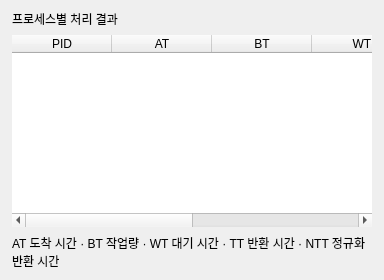
           <widget class="QFrame" name="result_card">
            <property name="role" stdset="0">
             <string>card</string>
            </property>
            <property name="frameShape">
             <enum>QFrame::NoFrame</enum>
            </property>
            <layout class="QVBoxLayout" name="result_layout">
             <property name="leftMargin">
              <number>12</number>
             </property>
             <property name="topMargin">
              <number>10</number>
             </property>
             <property name="rightMargin">
              <number>12</number>
             </property>
             <property name="bottomMargin">
              <number>10</number>
             </property>
             <property name="spacing">
              <number>7</number>
             </property>
             <item>
              <widget class="QLabel" name="lb_result">
               <property name="role" stdset="0">
                <string>section_title</string>
               </property>
               <property name="text">
                <string>프로세스별 처리 결과</string>
               </property>
              </widget>
             </item>
             <item>
              <widget class="QTableWidget" name="tw_result">
               <property name="sizePolicy">
                <sizepolicy hsizetype="Expanding" vsizetype="Expanding">
                 <horstretch>0</horstretch>
                 <verstretch>0</verstretch>
                </sizepolicy>
               </property>
               <property name="frameShape">
                <enum>QFrame::NoFrame</enum>
               </property>
               <property name="showGrid">
                <bool>false</bool>
               </property>
               <property name="alternatingRowColors">
                <bool>true</bool>
               </property>
               <property name="wordWrap">
                <bool>false</bool>
               </property>
               <property name="selectionBehavior">
                <enum>QAbstractItemView::SelectRows</enum>
               </property>
               <property name="selectionMode">
                <enum>QAbstractItemView::ExtendedSelection</enum>
               </property>
               <property name="sortingEnabled">
                <bool>true</bool>
               </property>
               <property name="rowCount">
                <number>0</number>
               </property>
               <property name="columnCount">
                <number>6</number>
               </property>
               <attribute name="horizontalHeaderStretchLastSection">
                <bool>true</bool>
               </attribute>
               <attribute name="verticalHeaderVisible">
                <bool>false</bool>
               </attribute>
               <column>
                <property name="text">
                 <string>PID</string>
                </property>
               </column>
               <column>
                <property name="text">
                 <string>AT</string>
                </property>
               </column>
               <column>
                <property name="text">
                 <string>BT</string>
                </property>
               </column>
               <column>
                <property name="text">
                 <string>WT</string>
                </property>
               </column>
               <column>
                <property name="text">
                 <string>TT</string>
                </property>
               </column>
               <column>
                <property name="text">
                 <string>NTT</string>
                </property>
               </column>
               <property name="minimumSize">
                <size>
                 <width>360</width>
                 <height>0</height>
                </size>
               </property>
              </widget>
             </item>
             <item>
              <widget class="QLabel" name="lb_result_hint">
               <property name="role" stdset="0">
                <string>muted</string>
               </property>
               <property name="text">
                <string>AT 도착 시간 · BT 작업량 · WT 대기 시간 · TT 반환 시간 · NTT 정규화 반환 시간</string>
               </property>
               <property name="wordWrap">
                <bool>true</bool>
               </property>
              </widget>
             </item>
            </layout>
           </widget>
